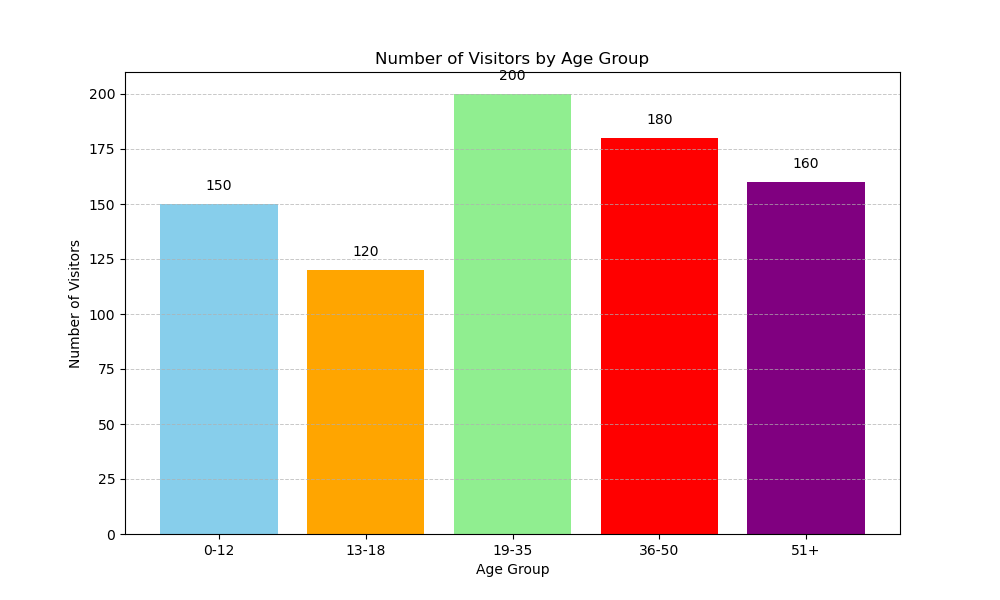

Source code (Python):

import matplotlib.pyplot as plt

# Given data
data = [
    {'Age Group': '0-12', 'Number of Visitors': 150},
    {'Age Group': '13-18', 'Number of Visitors': 120},
    {'Age Group': '19-35', 'Number of Visitors': 200},
    {'Age Group': '36-50', 'Number of Visitors': 180},
    {'Age Group': '51+', 'Number of Visitors': 160}
]

# Extracting age groups and number of visitors from the table for plotting
age_groups = [item['Age Group'] for item in data]
visitors = [item['Number of Visitors'] for item in data]

# Creating a list of colors
colors = ['skyblue', 'orange', 'lightgreen', 'red', 'purple']

# Create the bar chart
plt.figure(figsize=(10, 6))  # Customize the size of the plot
bars = plt.bar(age_groups, visitors, color=colors)

# Add labels to the top of the bars
for bar in bars:
    yval = bar.get_height()
    plt.text(bar.get_x() + bar.get_width()/2, yval + 5, yval, ha='center', va='bottom')

# Add title and labels to the axes
plt.title('Number of Visitors by Age Group')
plt.xlabel('Age Group')
plt.ylabel('Number of Visitors')

# Customize the grid
plt.grid(axis='y', linestyle='--', linewidth=0.7, alpha=0.7)

# Optional: Add a legend if you want to specify what colors mean in context
# plt.legend(['Age Groups'], loc='upper right')

# Displaying the plot
plt.show()
